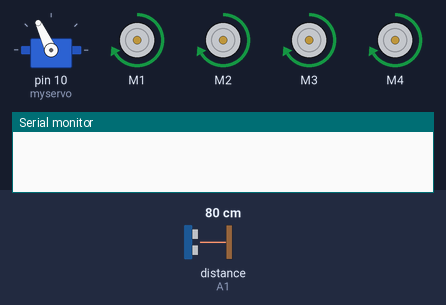
This sketch was run on a simulated Arduino Uno, built with avr-gcc and run on an emulated ATmega328P. Shown: servo, 4 × DC motor (green arrow = forward, orange = backward, longer = faster), the last lines printed to the serial monitor. The test bench sets the inputs (shaded band); at power-on: distance to the obstacle (sensor on A1) 80 cm. The echo pulse lasts 58.3 µs per cm.

Above: at 3.2 s.
3.3 s: distance to the obstacle (sensor on A1) set to 25 cm
4.8 s: distance to the obstacle (sensor on A1) set to 21 cm
At 6.1 s:
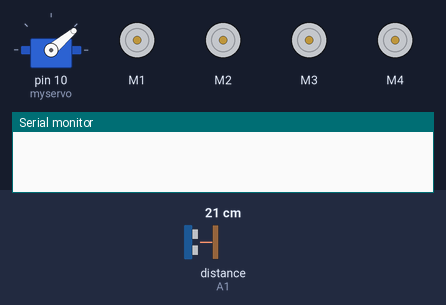
7.8 s: distance to the obstacle (sensor on A1) set to 35 cm
At 9.5 s:
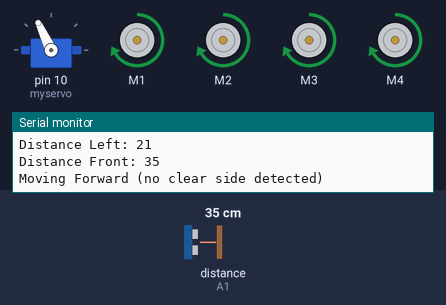
9.8 s: distance to the obstacle (sensor on A1) set to 2 cm
At 12.5 s:
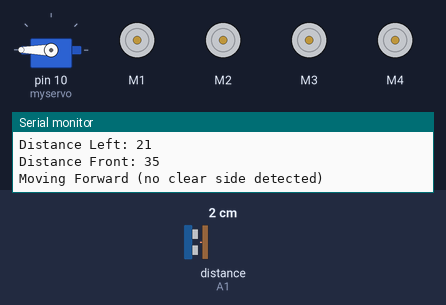
Timing chart, 0 to 13.8 s (numbered marks = the images above; inputs shaded):
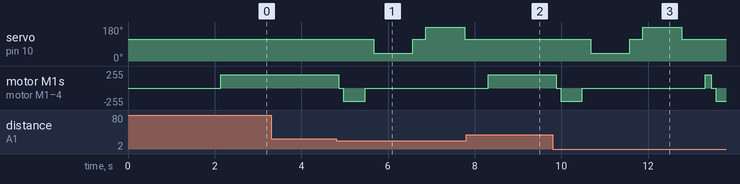

The sketch:

Final_Obstacle_avoiding_car.ino
```cpp
#include <AFMotor.h>
#include <NewPing.h>
#include <Servo.h>

#define TRIG_PIN A0
#define ECHO_PIN A1
#define MAX_DISTANCE 400  // Increased max distance for a larger car
#define MAX_SPEED 200     // Sets a slower speed for the larger car
#define TURN_SPEED 150    // Speed used during turns

NewPing sonar(TRIG_PIN, ECHO_PIN, MAX_DISTANCE);

AF_DCMotor motor1(1, MOTOR12_1KHZ);
AF_DCMotor motor2(2, MOTOR12_1KHZ);
AF_DCMotor motor3(3, MOTOR34_1KHZ);
AF_DCMotor motor4(4, MOTOR34_1KHZ);
Servo myservo;

boolean goesForward = false;
int distance = 100;

void setup() {
  Serial.begin(9600);  // Initialize serial communication for debugging
  myservo.attach(10);
  myservo.write(115);  // Center the servo
  delay(2000);
}

void loop() {
  // Delay for stability
  delay(40);

  distance = readPing();  // Read the distance in front

  // If an obstacle is detected in front
  if (distance <= 22) {
    moveStop();
    delay(100);
    moveBackward();
    delay(500);  // Increased reverse delay for large car to clear space
    moveStop();
    delay(200);

    // Look right, left, and front to find the clearer path
    int distanceR = lookRight();
    delay(300);
    int distanceL = lookLeft();
    delay(300);
    int distanceF = readPing();
    delay(100);

    // Debug output: print distances
    Serial.print("Distance Right: ");
    Serial.println(distanceR);
    Serial.print("Distance Left: ");
    Serial.println(distanceL);
    Serial.print("Distance Front: ");
    Serial.println(distanceF);

    // Determine the direction with the minimum distance
    char direction = 'F';  // Default direction is forward

    if (distanceL < distanceR) {
      direction = 'R';
    } else if (distanceR < distanceL) {
      direction = 'L';
    }

    // Turn in the direction opposite to where the obstacle is closer
    if (direction == 'L') {
      Serial.println("Turning Right (away from Left side obstacle)");
      turnRight();
    } else if (direction == 'R') {
      Serial.println("Turning Left (away from Right side obstacle)");
      turnLeft();
    } else {
      Serial.println("Moving Forward (no clear side detected)");
      moveForward();  // If front is clear, go forward
    }

  } else {
    moveForward();
  }
}

int lookRight() {
  myservo.write(40);  // Rotate servo further to the right for wider detection range
  delay(800);  // Increased delay for larger servo motion
  int distance = readPing();
  myservo.write(115);  // Return to center position
  return distance;
}

int lookLeft() {
  myservo.write(180);  // Rotate servo further to the left for wider detection range
  delay(800);
  int distance = readPing();
  myservo.write(115);  // Return to center position
  return distance;
}

int readPing() {
  delay(100);
  int cm = sonar.ping_cm();
  if (cm == 0) {
    cm = MAX_DISTANCE;
  }
  return cm;
}

void moveStop() {
  motor1.run(RELEASE);
  motor2.run(RELEASE);
  motor3.run(RELEASE);
  motor4.run(RELEASE);
}

void moveForward() {
  if (!goesForward) {
    goesForward = true;
    motor1.run(FORWARD);
    motor2.run(FORWARD);
    motor3.run(FORWARD);
    motor4.run(FORWARD);
    // Set all motor speeds to MAX_SPEED for uniform movement
    motor1.setSpeed(MAX_SPEED);
    motor2.setSpeed(MAX_SPEED);
    motor3.setSpeed(MAX_SPEED);
    motor4.setSpeed(MAX_SPEED);
  }
}

void moveBackward() {
  goesForward = false;
  motor1.run(BACKWARD);
  motor2.run(BACKWARD);
  motor3.run(BACKWARD);
  motor4.run(BACKWARD);
  // Set all motor speeds to MAX_SPEED for uniform movement
  motor1.setSpeed(MAX_SPEED);
  motor2.setSpeed(MAX_SPEED);
  motor3.setSpeed(MAX_SPEED);
  motor4.setSpeed(MAX_SPEED);
}

// Turn Right
void turnRight() {
  // Set all motors to MAX_SPEED for the turn
  motor1.setSpeed(MAX_SPEED);
  motor2.setSpeed(MAX_SPEED);
  motor3.setSpeed(MAX_SPEED);
  motor4.setSpeed(MAX_SPEED);

  // Motors 1 and 2 move forward, Motors 3 and 4 move backward for the turn
  motor1.run(FORWARD);
  motor2.run(FORWARD);
  motor3.run(BACKWARD);
  motor4.run(BACKWARD);
  delay(3000);  // Adjust the delay based on turn sharpness

  moveStop();
}

// Turn Left
void turnLeft() {
  // Set all motors to MAX_SPEED for the turn
  motor1.setSpeed(MAX_SPEED);
  motor2.setSpeed(MAX_SPEED);
  motor3.setSpeed(MAX_SPEED);
  motor4.setSpeed(MAX_SPEED);

  // Motors 1 and 2 move backward, Motors 3 and 4 move forward for the turn
  motor1.run(BACKWARD);
  motor2.run(BACKWARD);
  motor3.run(FORWARD);
  motor4.run(FORWARD);
  delay(3000);  // Adjust the delay based on turn sharpness

  moveStop();
}
```

Measured:
- the behaviour switches between 23 and 22 cm on distance to the obstacle (sensor on A1) (found by bisection; images 0 and 1)
- after the input at 3.3 s, every drawn part: stays the same
- after the input at 4.8 s, servo on pin 10 (myservo): 115° → 40° after 0.87 s, → 115° 0.90 s later, → 180° 0.30 s later, → 115° 0.90 s later; motor M1–4: forward 200/255 → stopped after 0.07 s, → backward 200/255 0.10 s later, → stopped 0.50 s later
- after the input at 7.8 s, servo on pin 10 (myservo): stays 115° (without the input it goes to 40° after 1.5 s); motor M1–4: goes on until 8.3 s, then stays forward 200/255
- after the input at 9.8 s, servo on pin 10 (myservo): 115° → 40° after 0.88 s, → 115° 0.90 s later, → 180° 0.30 s later, → 115° 0.90 s later; motor M1–4: forward 200/255 → stopped after 0.08 s, → backward 200/255 0.10 s later, → stopped 0.50 s later, → forward 200/255 2.8 s later, … (6 changes in this stretch)
